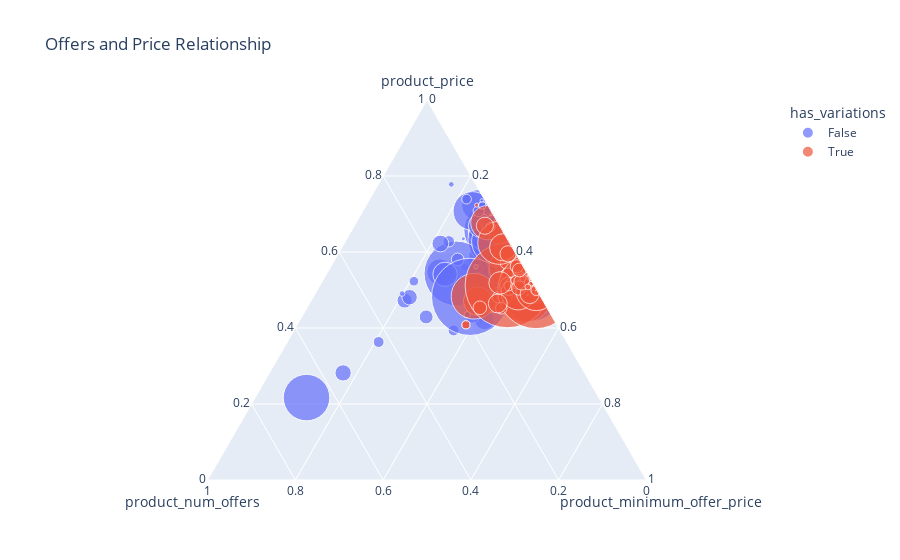

The cell this chart's notebook holds for it:
### Markdown cell above
<a id="34"></a>
### <div style="text-align:left; border-radius:15px; padding:20px; color:Black; margin:0; font-size:100%; font-family:Arial; background-color:#48cae4; overflow:hidden"><b>⚡4. Offers and Price Relationship </b>
</div>
    <a href="#table-of-contents" style="font-family: Arial, sans-serif; font-size: 15px; background-color: #7b2cbf; color: #ffffff; padding: 7px 15px; text-decoration: none; border-radius: 15px;">
        [Table of Content 📜⬆️]
    </a>

### Code cell
import plotly.express as px

# Create a ternary scatter plot
fig = px.scatter_ternary(
    dfc,
    a='product_price',
    b=dfc['product_num_offers'],
    c=dfc['product_minimum_offer_price'],
    size='product_num_ratings',
    size_max=60,
    color='has_variations',
    title='Offers and Price Relationship'
)

# Display the figure
fig.show()

### Figure 1 — Plotly figure (JSON) as saved in the notebook; plotly's stock layout.template omitted (floating-point values rounded to 4 significant figures; data arrays with more than 128 entries replaced by an {"elided": "..."} marker saying what was removed)
{"data": [{"a": {"elided": "240 float values"}, "b": {"elided": "240 int values"}, "c": {"elided": "240 float values"}, "hovertemplate": "has_variations=False<br>product_price=%{a}<br>product_num_offers=%{b}<br>product_minimum_offer_price=%{c}<br>product_num_ratings=%{marker.size}<extra></extra>", "legendgroup": "False", "marker": {"color": "#636efa", "size": {"elided": "240 int values"}, "sizemode": "area", "sizeref": 18.05, "symbol": "circle"}, "mode": "markers", "name": "False", "showlegend": true, "subplot": "ternary", "type": "scatterternary"}, {"a": [69, 150.0, 195, 200.0, 355.8, 69, 150.0, 195.0, 200.0, 270.0, 798, 500.0, 159, 167.0, 344.9, 232, 285.0, 700.0, 128, 387, 287.3, 422, 350.0, 98.93, 355.8, 187, 225.6, 550.0, 180.0, 152.9, 88.99, 69.72, 239.0, 85.99, 170.0, 399, 111.1, 860.0, 103.1, 300.0, 499, 389, 560.0, 162.5, 246, 99.99, 246, 99.99, 88, 172.5, 470.0, 51.99, 144.0, 379.6, 1615.0, 499.9, 270.7, 209, 225, 402, 200.0, 620.0, 160.0, 319.9, 188.9, 54.99, 344, 1300.0, 120.0, 473.5, 99.99, 235.9, 69, 115.0, 47.99, 125, 249.7, 289, 945.0, 140.0, 197, 108.0, 150.0, 159.7, 184.9, 180.0, 199, 17.99, 65.99, 541.1, 22.99, 283.7, 169, 154.3, 209.9, 120.0, 690.0, 120.0, 690.0, 128], "b": [35, 8, 15, 2, 20, 35, 8, 15, 2, 69, 2, 2, 18, 53, 21, 16, 6, 2, 40, 17, 20, 29, 3, 7, 20, 22, 38, 2, 6, 31, 10, 3, 15, 29, 19, 2, 10, 2, 7, 1, 5, 34, 2, 5, 21, 1, 21, 1, 3, 7, 8, 1, 1, 16, 10, 4, 3, 1, 19, 11, 23, 21, 15, 1, 1, 2, 22, 4, 1, 1, 1, 27, 16, 4, 11, 1, 8, 1, 8, 20, 15, 4, 5, 1, 1, 9, 5, 1, 1, 6, 1, 1, 5, 7, 5, 1, 6, 1, 6, 4], "c": [64.99, 100.7, 164.5, 154, 304.0, 64.99, 100.7, 164.5, 154, 245.0, 742.0, 451.2, 153.3, 134.8, 318, 203.3, 149.9, 331.6, 96.69, 353.7, 284.9, 306.0, 313.9, 80.04, 304.0, 156.0, 204, 493.1, 79.79, 134.0, 70, 59.95, 165.0, 74.74, 162.8, 383.0, 94.76, 724.0, 103.0, 300.0, 475, 339, 451.9, 127.7, 187, 99.99, 187, 99.99, 41.21, 139.8, 450.0, 51.99, 144.0, 325.1, 1584.0, 485, 192.6, 209, 190.9, 359.5, 169, 616.0, 150.0, 319.9, 188.9, 44.99, 294, 1138.0, 120.0, 473.5, 99.99, 199.5, 67.69, 40, 44.34, 125, 213.9, 289, 900.0, 109.9, 177.9, 61.03, 89.95, 159.7, 184.9, 79.99, 150, 17.99, 65.99, 511.7, 22.99, 283.7, 110.0, 135.0, 164.9, 120.0, 640.3, 120.0, 640.3, 119.9], "hovertemplate": "has_variations=True<br>product_price=%{a}<br>product_num_offers=%{b}<br>product_minimum_offer_price=%{c}<br>product_num_ratings=%{marker.size}<extra></extra>", "legendgroup": "True", "marker": {"color": "#EF553B", "size": [597, 2637, 259, 610, 4265, 597, 2637, 259, 610, 2362, 615, 1159, 2927, 7272, 2482, 13191, 3432, 440, 18826, 10317, 25638, 12051, 266, 2079, 4265, 64977, 1980, 397, 10670, 1184, 700, 2049, 1038, 1684, 131, 400, 101, 424, 37, 31, 2391, 3876, 1159, 42, 1340, 6, 1340, 6, 809, 982, 9355, 83, 90, 361, 83, 2755, 1804, 52783, 940, 752, 3066, 566, 10417, 14909, 1039, 679, 1866, 218, 210, 99, 4, 807, 1199, 165, 3219, 1, 305, 9, 93, 4559, 1827, 16748, 6645, 155, 69, 2671, 1604, 6, 165, 776, 3283, 934, 2396, 2306, 1729, 1, 224, 1, 224, 320], "sizemode": "area", "sizeref": 18.05, "symbol": "circle"}, "mode": "markers", "name": "True", "showlegend": true, "subplot": "ternary", "type": "scatterternary"}], "layout": {"legend": {"itemsizing": "constant", "title": {"text": "has_variations"}, "tracegroupgap": 0}, "ternary": {"aaxis": {"title": {"text": "product_price"}}, "baxis": {"title": {"text": "product_num_offers"}}, "caxis": {"title": {"text": "product_minimum_offer_price"}}, "domain": {"x": [0, 1], "y": [0, 1]}}, "title": {"text": "Offers and Price Relationship"}}}
